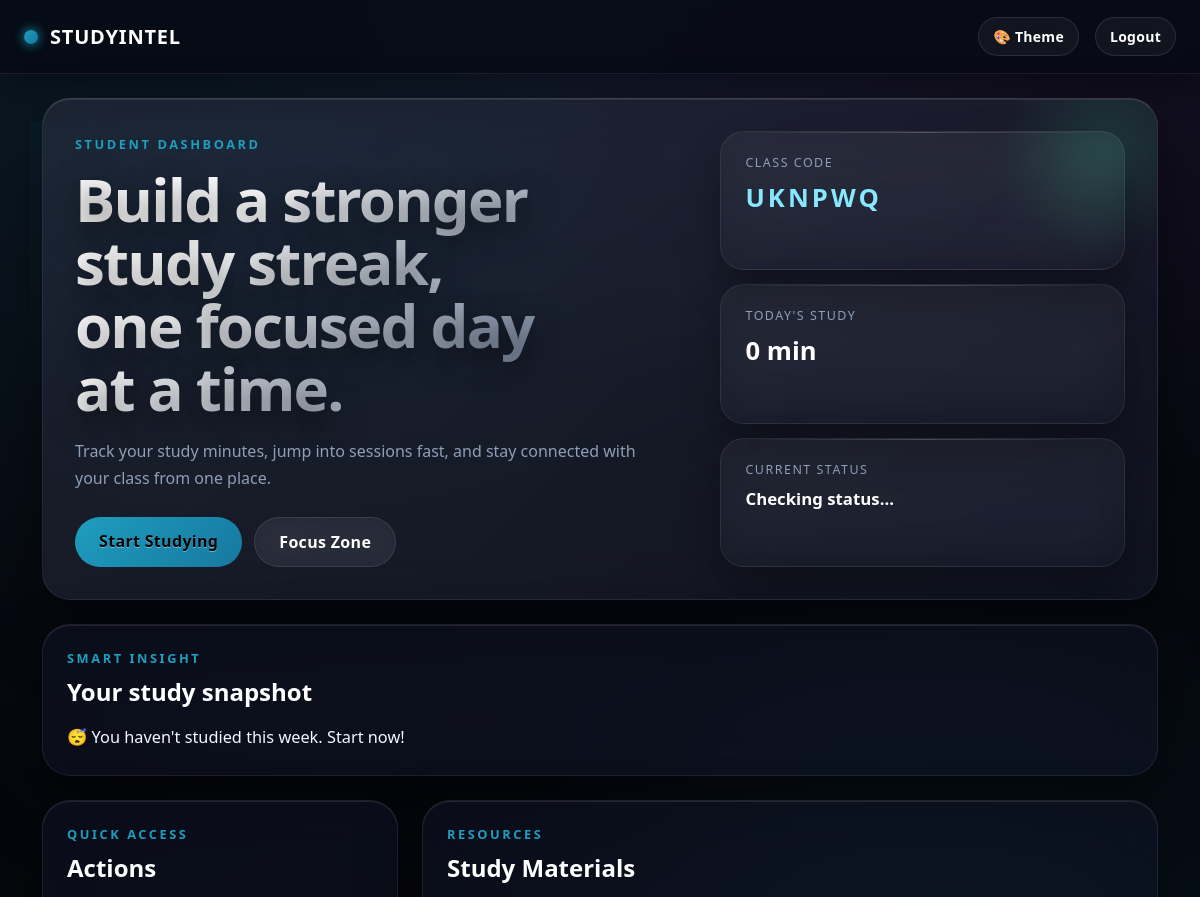
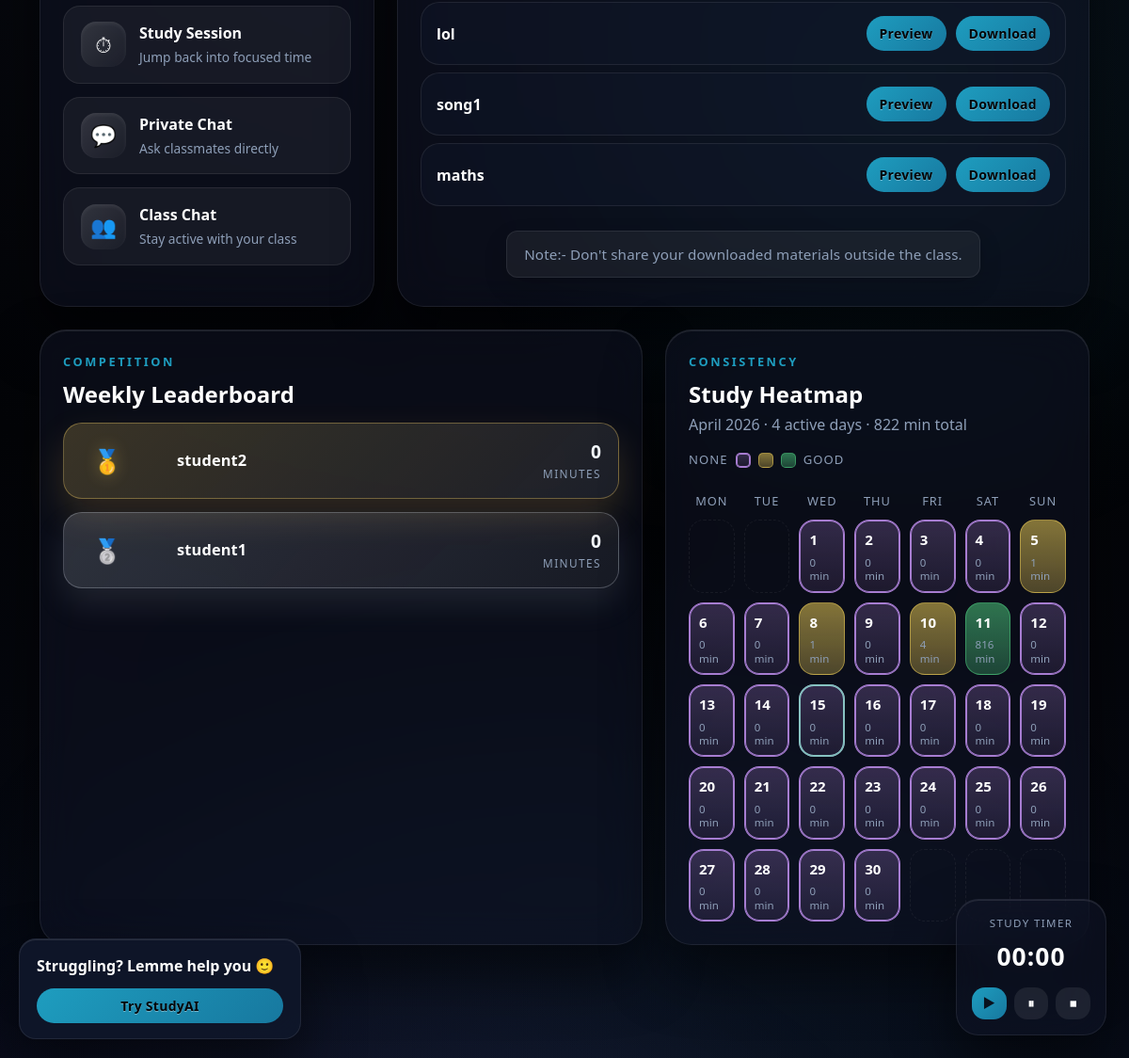
/dashboard (signed in), run on the app's committed database (2 pictures, top to bottom).
### tables this page shows
CREATE TABLE materials (
        id INTEGER PRIMARY KEY AUTOINCREMENT,
        title TEXT,
        filename TEXT,
        class_code TEXT,
        uploaded_at DATETIME
    );

CREATE TABLE users(
        id INTEGER PRIMARY KEY AUTOINCREMENT,
        username TEXT,
        password TEXT,
        role TEXT,
        class_code TEXT
    );

### app.py (the view)
@app.route("/dashboard")
def dashboard():
    if "user_id" not in session:
        return redirect("/login")
    if session.get("role") != "student":
        return redirect("/teacher_dashboard")
    conn = get_db()
    today = datetime.now().date()
    today_minutes = conn.execute(
        """
        SELECT COALESCE(SUM(minutes),0)
        FROM study_sessions
        WHERE user_id=? AND date=?
        """,
        (session["user_id"], today)
    ).fetchone()[0]
    week_start = today - timedelta(days=today.weekday())
    leaderboard = conn.execute(
        """
        SELECT users.username,
        COALESCE(SUM(study_sessions.minutes),0) as total

        FROM users

        LEFT JOIN study_sessions
        ON users.id = study_sessions.user_id
        AND study_sessions.date >= ?

        WHERE users.class_code=? AND users.role='student'

        GROUP BY users.username

        ORDER BY total DESC
        """,
        (week_start, session["class_code"])
    ).fetchall()
    user_week = conn.execute(
        """
        SELECT COALESCE(SUM(minutes),0)
        FROM study_sessions
        WHERE user_id=? AND date>=?
        """,
        (session["user_id"], week_start)
    ).fetchone()[0]
    class_avg = conn.execute(
        """
        SELECT COALESCE(AVG(total),0) FROM (
            SELECT SUM(minutes) as total
            FROM study_sessions
            JOIN users ON users.id = study_sessions.user_id
            WHERE users.class_code=? AND date>=?
            GROUP BY users.id
        )
        """,
        (session["class_code"], week_start)
    ).fetchone()[0]
    month_heatmap = build_month_heatmap(session["user_id"], today)
    if user_week > class_avg:
        insight = "🔥 You're above class average! Great job!"
    elif user_week == 0:
        insight = "😴 You haven't studied this week. Start now!"
    else:
        insight = "📈 You're below average. Try studying more daily."
    materials = conn.execute(
        "SELECT * FROM materials WHERE class_code=? ORDER BY id DESC",
        (session["class_code"],)
        ).fetchall()
    return render_template(
        "home.html",
        today_minutes=today_minutes,
        leaderboard=leaderboard,
        insight=insight,
        materials=materials,
        month_heatmap=month_heatmap,
        )

### app.py (called while the page is built)
def get_db():
    conn = sqlite3.connect("users.db")
    conn.row_factory = sqlite3.Row
    return conn

def get_study_level(minutes):
    if minutes <= 0:
        return 0
    if minutes < 60:
        return 1
    return 2

### templates/home.html (shortened to what this page needs)
{% extends "base_timer.html" %} {% block title %}Dashboard{% endblock %} {% block
content %}
<div class="container mt-4 dashboard-shell">
  <section class="dashboard-hero glass">
    <div class="dashboard-hero-copy">
      <p class="dashboard-kicker">Student Dashboard</p>
      <h1 class="dashboard-title">Build a stronger study streak, one focused day at a time.</h1>
      <p class="dashboard-subtitle">
        Track your study minutes, jump into sessions fast, and stay connected with your class from one place.
      </p>
      <div class="dashboard-hero-actions">
        <a href="/study" class="btn btn-primary">Start Studying</a>
        <a href="{{ url_for('music_player') }}" target="StudyIntelMusicPlayer" class="btn btn-light">
          Focus Zone
        </a>
      </div>
    </div>
    <div class="dashboard-hero-stats">
      <div class="dashboard-stat-card">
        <span class="dashboard-stat-label">Class Code</span>
        <strong class="dashboard-stat-value dashboard-stat-code">{{ session["class_code"] }}</strong>
      </div>
      <div class="dashboard-stat-card">
        <span class="dashboard-stat-label">Today's Study</span>
        <strong class="dashboard-stat-value">{{ today_minutes }} min</strong>
      </div>
      <div class="dashboard-stat-card">
        <span class="dashboard-stat-label">Current Status</span>
        <strong id="studyStatus" class="dashboard-stat-value dashboard-stat-status">Checking status...</strong>
      </div>
    </div>
  </section>
  <section class="dashboard-section">
    <div class="card p-4 glass dashboard-insight-card">
      <div class="dashboard-section-head">
        <div>
          <p class="dashboard-section-kicker">Smart Insight</p>
          <h4 class="dashboard-section-title">Your study snapshot</h4>
        </div>
      </div>
      <p class="dashboard-insight-text">{{ insight }}</p>
    </div>
  </section>
  <div class="row g-4 align-items-stretch">
    <div class="col-lg-4">
      <div class="card p-4 glass h-100 dashboard-actions-card">
        <div class="dashboard-section-head">
          <div>
            <p class="dashboard-section-kicker">Quick Access</p>
            <h4 class="dashboard-section-title">Actions</h4>
          </div>
        </div>
        <div class="dashboard-action-grid">
          <a href="/study" class="dashboard-action-tile">
            <span class="dashboard-action-icon">⏱</span>
            <span class="dashboard-action-text">
              <strong>Study Session</strong>
              <small>Jump back into focused time</small>
            </span>
          </a>
          <a href="/private_chat" class="dashboard-action-tile">
            <span class="dashboard-action-icon">💬</span>
            <span class="dashboard-action-text">
              <strong>Private Chat</strong>
              <small>Ask classmates directly</small>
            </span>
          </a>
          <a href="/class_chat" class="dashboard-action-tile">
            <span class="dashboard-action-icon">👥</span>
            <span class="dashboard-action-text">
              <strong>Class Chat</strong>
              <small>Stay active with your class</small>
            </span>
          </a>
        </div>
      </div>
    </div>
    <div class="col-lg-8">
      <div class="card p-4 glass h-100 dashboard-materials-card">
        <div class="dashboard-section-head">
          <div>
            <p class="dashboard-section-kicker">Resources</p>
            <h4 class="dashboard-section-title">Study Materials</h4>
          </div>
        </div>
        <div class="mt-3">
          {% for m in materials %}
          <div class="list-group-item container-row material-row mb-2">
            <span class="material-name">{{ m.title }}</span>
            <div class="material-actions">
              <a
                href="/view_material/{{ m.id }}"
                target="_blank"
                class="btn btn-sm btn-primary"
              >
                Preview
              </a>
              <a
                href="/download_material/{{ m.id }}"
                class="btn btn-sm btn-success"
              >
                Download
              </a>
            </div>
          </div>
          {% else %}
          <div class="dashboard-empty-state">
            No study materials have been uploaded yet.
          </div>
          {% endfor %}
        </div>
        <p class="note_01">
          Note:- Don't share your downloaded materials outside the class.
        </p>
      </div>
    </div>
    <div class="col-xl-7">
      <div class="card p-4 glass h-100 dashboard-leaderboard-card">
        <div class="dashboard-section-head">
          <div>
            <p class="dashboard-section-kicker">Competition</p>
            <h4 class="dashboard-section-title">Weekly Leaderboard</h4>
          </div>
        </div>
        <div class="leaderboard-list mt-3">
          {% for user in leaderboard %}
          <div
            class="leaderboard-card {% if loop.index == 1 %}leaderboard-card-gold{% elif loop.index == 2 %}leaderboard-card-silver{% elif loop.index == 3 %}leaderboard-card-bronze{% endif %}"
          >
            <div class="leaderboard-rank-wrap">
              <div class="leaderboard-rank">
                {% if loop.index == 1 %}🥇{% elif loop.index == 2 %}🥈{% elif loop.index == 3 %}🥉{% else %}{{ loop.index }}{% endif %}
              </div>
            </div>
            <div class="leaderboard-name-wrap">
              <div class="leaderboard-name">{{ user.username }}</div>
            </div>
            <div class="leaderboard-minutes-wrap">
              <div class="leaderboard-minutes">{{ user.total }}</div>
              <div class="leaderboard-minutes-label">minutes</div>
            </div>
          </div>
          {% endfor %}
        </div>
      </div>
    </div>
    <div class="col-xl-5">
      <div class="card p-4 glass h-100 dashboard-calendar-card">
        <div class="study-calendar-header">
          <div>
            <p class="dashboard-section-kicker">Consistency</p>
            <h4 class="dashboard-section-title">Study Heatmap</h4>
            <p class="study-calendar-subtitle">
              {{ month_heatmap.month_label }} · {{ month_heatmap.studied_days }} active days · {{ month_heatmap.total_minutes }} min total
            </p>
          </div>
          <div class="study-calendar-legend" aria-label="Heat level legend">
            <span class="study-calendar-legend-label">None</span>
            <span class="study-calendar-legend-box lvl-0"></span>
            <span class="study-calendar-legend-box lvl-1"></span>
            <span class="study-calendar-legend-box lvl-2"></span>
            <span class="study-calendar-legend-label">Good</span>
          </div>
        </div>
        <div class="study-calendar-weekdays">
          <span>Mon</span>
          <span>Tue</span>
          <span>Wed</span>
          <span>Thu</span>
          <span>Fri</span>
          <span>Sat</span>
          <span>Sun</span>
        </div>
        <div class="study-calendar-grid">
          {% for day in month_heatmap.calendar_days %}
            {% if day %}
            <div
              class="study-calendar-day lvl-{{ day.level }} {% if day.is_today %}study-calendar-day-today{% endif %}"
              title="{{ day.date }} → {{ day.minutes }} min"
            >
              <span class="study-calendar-day-number">{{ day.day_number }}</span>
              <span class="study-calendar-day-minutes">
                {% if day.minutes > 0 %}
                  {{ day.minutes }} min
                {% else %}
                  0 min
                {% endif %}
              </span>
            </div>
            {% else %}
            <div class="study-calendar-day study-calendar-day-empty" aria-hidden="true"></div>
            {% endif %}
          {% endfor %}
        </div>
      </div>
    </div>
  </div>
</div>
<div class="studyai-popup">
  <div class="studyai-popup-text">Struggling? Lemme help you 🙂</div>
  <a href="/studyai?view=tools" class="btn btn-info btn-sm studyai-popup-btn">Try StudyAI</a>
</div>
{% endblock %}

### data on the page
materials: title "lol"
materials: title "song1"
materials: title "maths"
users: username "student2", total "0"
users: username "student1", total "0"

### other printed values
{{ session["class_code"] }} "UKNPWQ"
{{ today_minutes }} "0"
{{ insight }} "😴 You haven't studied this week. Start now!"
{{ month_heatmap.month_label }} "April 2026"
{{ month_heatmap.studied_days }} "4"
{{ month_heatmap.total_minutes }} "822"
{{ day.day_number }} "1" "2" "3" "4" "5" "6" "7" "8" "9" "10" "11" "12" "13" "14" "15" "16" "17" "18" "19" "20" "21" "22" "23" "24" "25" "26" "27" "28" "29" "30"
{{ day.minutes }} "1" "1" "4" "816"
